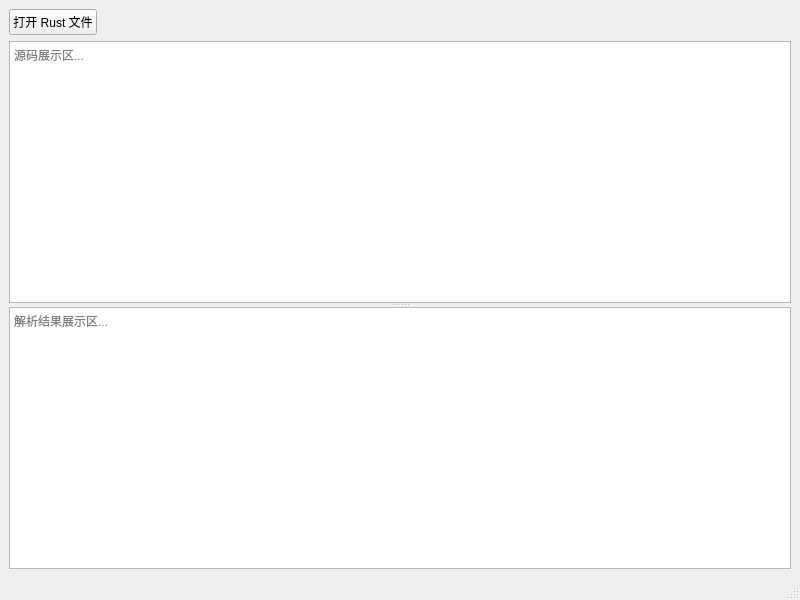
<?xml version="1.0" encoding="UTF-8"?>
<ui version="4.0">
 <class>MainWindow</class>
 <widget class="QMainWindow" name="MainWindow">
  <property name="geometry">
   <rect>
    <x>0</x>
    <y>0</y>
    <width>800</width>
    <height>600</height>
   </rect>
  </property>
  <property name="windowTitle">
   <string>Rust 单词拼装分类器</string>
  </property>
  <widget class="QWidget" name="centralwidget">
   <layout class="QVBoxLayout" name="verticalLayout">
    <item>
     <layout class="QHBoxLayout" name="horizontalLayout">
      <item>
       <widget class="QPushButton" name="btnOpen">
        <property name="text">
         <string>打开 Rust 文件</string>
        </property>
       </widget>
      </item>
      <item>
       <spacer name="horizontalSpacer">
        <property name="orientation">
         <enum>Qt::Horizontal</enum>
        </property>
        <property name="sizeHint" stdset="0">
         <size>
          <width>40</width>
          <height>20</height>
         </size>
        </property>
       </spacer>
      </item>
     </layout>
    </item>
    <item>
     <widget class="QSplitter" name="splitter">
      <property name="orientation">
       <enum>Qt::Vertical</enum>
      </property>
      <widget class="QTextEdit" name="textSource">
       <property name="placeholderText">
        <string>源码展示区...</string>
       </property>
       <property name="readOnly">
        <bool>true</bool>
       </property>
      </widget>
      <widget class="QTextEdit" name="textResult">
       <property name="placeholderText">
        <string>解析结果展示区...</string>
       </property>
       <property name="readOnly">
        <bool>true</bool>
       </property>
      </widget>
     </widget>
    </item>
   </layout>
  </widget>
  <widget class="QMenuBar" name="menubar">
   <property name="geometry">
    <rect>
     <x>0</x>
     <y>0</y>
     <width>800</width>
     <height>21</height>
    </rect>
   </property>
  </widget>
  <widget class="QStatusBar" name="statusbar"/>
 </widget>
 <resources/>
 <connections/>
</ui>
